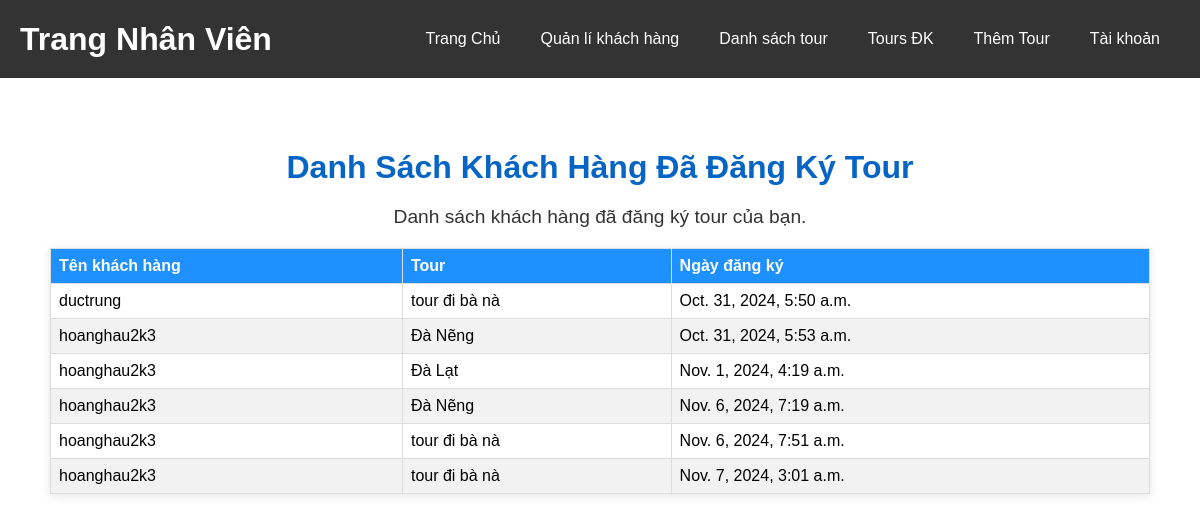
/tours/my_registrations/ (signed in), run on the app's committed database.
### website/models.py (models this page shows, shortened)
class TourRegistration(models.Model):
    customer = models.ForeignKey(User, on_delete=models.CASCADE)  # Liên kết với User
    tour = models.ForeignKey(Tour, on_delete=models.CASCADE)  # Liên kết với Tour
    registration_date = models.DateTimeField(auto_now_add=True)  # Ngày đăng ký
    @property
    def customer_name(self):
        return self.customer.username  # Hoặc self.customer.get_full_name() nếu bạn muốn tên đầy đủ

class Tour(models.Model):
    name = models.CharField(max_length=200)
    description = models.TextField()
    price = models.DecimalField(max_digits=10, decimal_places=2)
    start_date = models.DateField()
    end_date = models.DateField()

### website/views.py (the view)
# urls.py: path('tours/my_registrations/', views.tour_registrations_by_staff, name='my_registrations'),
@login_required  # Đảm bảo chỉ nhân viên đã đăng nhập mới truy cập
def tour_registrations_by_staff(request):
    registrations = TourRegistration.objects.all().select_related('customer', 'tour')
    return render(request, 'Staff/tour_registrations.html', {'registrations': registrations})

### website/templates/Staff/tour_registrations.html (shortened to what this page needs)
{% load static %}
<!DOCTYPE html>
<html lang="vi">
<head>
    <link rel="stylesheet" href="{% static 'css/stylehomes.css' %}">
    <link rel="stylesheet" href="{% static 'css/style_tour_registrations.css' %}">
</head>
<body>
    {% include 'Staff/header_staff.html' %}
    <main>
        <h1>Danh Sách Khách Hàng Đã Đăng Ký Tour</h1>
        <p>Danh sách khách hàng đã đăng ký tour của bạn.</p>
        {% if registrations %}
            <table style="width: 100%; border-collapse: collapse; margin-top: 20px;">
                <thead>
                    <tr>
                        <th style="border: 1px solid #ddd; padding: 8px;">Tên khách hàng</th>
                        <th style="border: 1px solid #ddd; padding: 8px;">Tour</th>
                        <th style="border: 1px solid #ddd; padding: 8px;">Ngày đăng ký</th>
                    </tr>
                </thead>
                <tbody>
                    {% for registration in registrations %}
                        <tr>
                            <td style="border: 1px solid #ddd; padding: 8px;">{{ registration.customer_name }}</td>
                            <td style="border: 1px solid #ddd; padding: 8px;">{{ registration.tour.name }}</td>
                            <td style="border: 1px solid #ddd; padding: 8px;">{{ registration.registration_date }}</td>
                        </tr>
                    {% endfor %}
                </tbody>
            </table>
        {% else %}
            <p>Hiện không có khách hàng nào đã đăng ký tour.</p>
        {% endif %}
    </main>
</body>
</html>

### website/templates/Staff/header_staff.html
<header>
    <div class="header-content">
        <span class="logo">Trang Nhân Viên </span>
        <nav class="nav-links">
            <a href="{% url 'staff_home' %}">Trang Chủ</a>
            <a href="{% url 'customer_list' %}">Quản lí khách hàng </a>
            <a href="{% url 'tour_staff_list' %}">Danh sách tour</a>
            <a href="{% url 'tour_registrations' %}">Tours ĐK</a>
            <a href="{% url 'add_tour' %}">Thêm Tour </a>
            {% if user.is_authenticated %}
                <a href="{% url 'profile' %}" class="account-link">Tài khoản</a>
            {% else %}
                <a href="{% url 'login' %}">Đăng Nhập</a>
                <a href="{% url 'register' %}">Đăng Ký</a>
            {% endif %}
        </nav>
    </div>
</header>

### static/css/stylehomes.css (style rules this page uses)
body { font-family: Arial, sans-serif; margin: 0; }
header { background-color: #333; color: #ffffff; padding: 10px 20px; }
.header-content { display: flex; align-items: center; justify-content: space-between; }
.logo { font-size: 32px; font-weight: bold; }
.nav-links { display: flex; gap: 20px; }
.nav-links a, .account-link { color: white; text-decoration: none; padding: 10px; font-size: 16px; }
.account-link { color: white; padding: 10px 20px; text-decoration: none; font-size: 1em; }
nav { display: flex; justify-content: center; background-color: #333; padding: 10px; gap: 20px; }
nav a { color: #ffffff; padding: 10px 20px; text-decoration: none; }
main { text-align: center; padding: 50px; }
h1 { color: #0665c4; margin-bottom: 20px; }

### static/css/style_tour_registrations.css (style rules this page uses)
table { width: 100%; border-collapse: collapse; margin: 20px 0; box-shadow: 0 2px 10px rgba(0, 0, 0, 0.1); }
table th, table td { padding: 12px; text-align: left; }
table th { background-color: #1E90FF; color: white; }
table tr { background-color: #ffffff; }
table tr:nth-child(even) { background-color: #f2f2f2; }
table td { border: 1px solid #ddd; transition: background-color 0.3s; }
p { text-align: center; font-size: 1.2em; color: #333; }

### data on the page
TourRegistration: customer_name "ductrung", tour.name "tour đi bà nà", registration_date "Oct. 31, 2024, 5:50 a.m."
TourRegistration: customer_name "hoanghau2k3", tour.name "Đà Nẽng", registration_date "Oct. 31, 2024, 5:53 a.m."
TourRegistration: customer_name "hoanghau2k3", tour.name "Đà Lạt", registration_date "Nov. 1, 2024, 4:19 a.m."
TourRegistration: customer_name "hoanghau2k3", tour.name "Đà Nẽng", registration_date "Nov. 6, 2024, 7:19 a.m."
TourRegistration: customer_name "hoanghau2k3", tour.name "tour đi bà nà", registration_date "Nov. 6, 2024, 7:51 a.m."
TourRegistration: customer_name "hoanghau2k3", tour.name "tour đi bà nà", registration_date "Nov. 7, 2024, 3:01 a.m."
